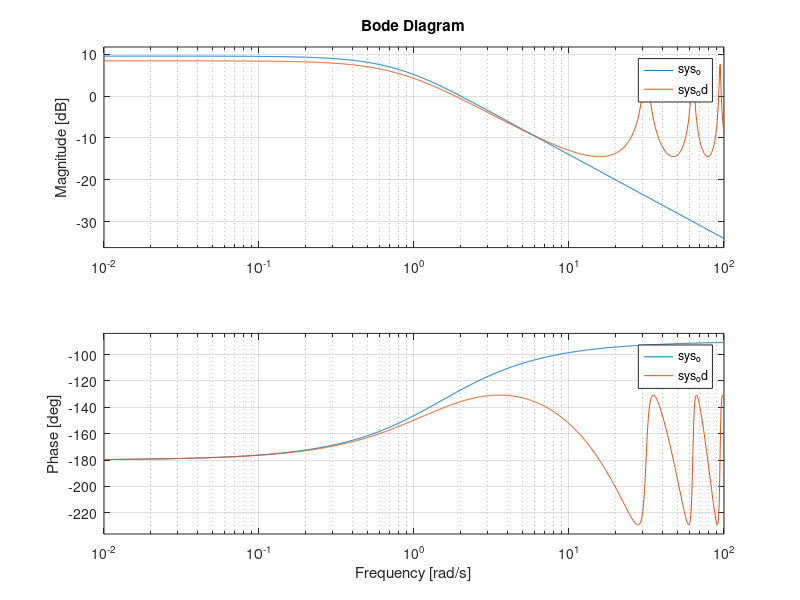

Source code (MATLAB): (Note: this script raises an error after producing the figure.)
%% Maglev exercise Partial exam 2 MR2007 Spring18

w = 1;
h = 0.2/w;

A = [0, 1; w^2, 0];
B = [0;1];
C = [1, 0];

sys_c = ss(A ,B,C, 0)

sys_d = c2d(sys_c, h)


% Continuous-time design. Bode plot. 
pc = [-1+1j, -1-1j]; % Desired closed-loop poles
po = pc*4; % Desired observer poles
L = place(A, B, pc)
K = place(A', C', po)'

% Form the open-loop state-space system
AA = [A zeros(size(A)); K*C A-K*C];
BB = [B;B];
CC = [zeros(size(L)) L];
sys_o = ss(AA, BB, CC, zeros(1, 1))

% Form the closed-loop state-space system
AA = [A -B*L; K*C A-K*C-B*L];
BB = [B;B];
CC = [C zeros(size(C))];

sys_c = ss(AA, BB, CC, zeros(1, 1))


% Discrete-time system
[Phi, Gamma] = ssdata(sys_d)
pd = exp(h*pc);
pod = [0,0];
Ld = place(Phi, Gamma, pd)
Kd = acker(Phi', C', pod)'

% Form the open-loop discrete-time state-space system
PP = [Phi zeros(size(A)); Kd*C Phi-Kd*C];
GG = [Gamma;Gamma];
CCd = [zeros(size(Ld)) Ld];
sys_od = ss(PP, GG, CCd, zeros(1, 1), h)
% Form the closed-loop discrete-time state-space system
PP = [Phi -Gamma*Ld; Kd*C Phi-Kd*C-Gamma*Ld];
GG = [Gamma;Gamma];
CCd = [C zeros(size(C))];
sys_cd = ss(PP, GG, CCd, zeros(1, 1), h)

figure(1)
clf
bode(sys_o, sys_od)
print -dpdf maglev_ss_bode.pdf
ww = logspace(-1, 2, 400);
[mag,ph] = bode(sys_od, ww);
dlmwrite('maglev_ss_bode.dta', cat(2, ww', mag(:), ph(:)))

figure(2)
clf
nyqlog(tf(sys_o))
print -dpdf maglev_ss_nyqlog.pdf


figure(3)
clf
step(sys_c, sys_cd)

figure(4)
clf
margin(sys_od)


%% Bessel filter
wN = pi/h
w0 = wN/5.33;

Ha = tf([3], [(1/w0)^2, 3/w0, 3]);
figure(5)
bode(Ha)
abs(evalfr(Ha, 1j*wN))
[mag,ph] = bode(Ha, ww);
dlmwrite('bessel_bode.dta', cat(2, ww', mag(:), ph(:)))


